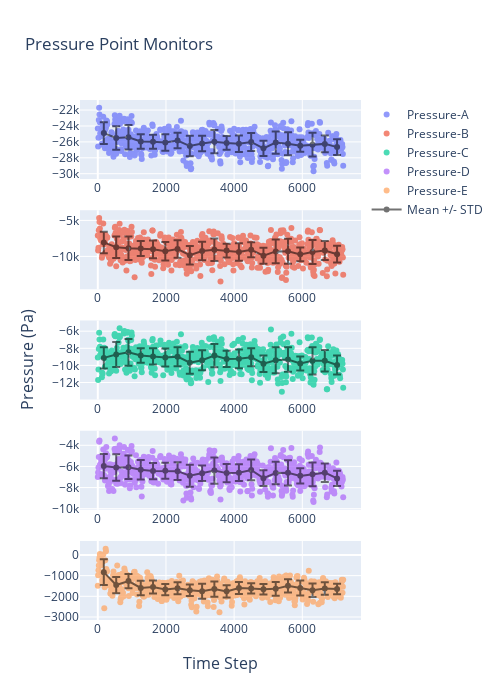

The notebook cell this image was saved under:
### Code cell
color10_16 = ['#636EFA', '#EF553B', '#00CC96', '#AB63FA', '#FFA15A', '#19D3F3', '#FF6692', '#B6E880', '#FF97FF',
              '#FECB52']
fig = make_subplots(
    rows=5,
    cols=1,
    shared_xaxes=False,
    x_title="Time Step",
    y_title="Pressure (Pa)")
# subplot_titles=("Point A", "Quadrant 2"))

fig.add_trace(go.Scatter(x=residual_df['Time_Step'],
                         y=residual_df['point-pressure-a'],
                         mode='markers',
                         opacity=scatter_opacity,
                         name='Pressure-A',
                         line=dict(color=color10_16[0])),
              row=1, col=1)
fig.add_trace(go.Scatter(x=bin_df['bin_centres'],
                         y=bin_df['point-pressure-a_bin_mean'],
                         mode='markers+lines',
                         name='Mean +/- STD',
                         line=dict(color='black'),
                         opacity=.55,
                         error_y_array=bin_df['point-pressure-a_std'],
                         showlegend=False),
              row=1, col=1)

fig.add_trace(go.Scatter(x=residual_df['Time_Step'],
                         y=residual_df['point-pressure-b'],
                         mode='markers',
                         opacity=scatter_opacity,
                         name='Pressure-B',
                         line=dict(color=color10_16[1])),
              row=2, col=1)
fig.add_trace(go.Scatter(x=bin_df['bin_centres'],
                         y=bin_df['point-pressure-b_bin_mean'],
                         mode='markers+lines',
                         name='Mean +/- STD',
                         line=dict(color='black'),
                         opacity=.55,
                         error_y_array=bin_df['point-pressure-b_std'],
                         showlegend=False),
              row=2, col=1)

fig.add_trace(go.Scatter(x=residual_df['Time_Step'],
                         y=residual_df['point-pressure-c'],
                         mode='markers',
                         opacity=scatter_opacity,
                         name='Pressure-C',
                         line=dict(color=color10_16[2]),
                         showlegend=True),
              row=3, col=1)
fig.add_trace(go.Scatter(x=bin_df['bin_centres'],
                         y=bin_df['point-pressure-c_bin_mean'],
                         mode='markers+lines',
                         name='Mean +/- STD',
                         line=dict(color='black'),
                         opacity=.55,
                         error_y_array=bin_df['point-pressure-c_std'],
                         showlegend=False),
              row=3, col=1)

fig.add_trace(go.Scatter(x=residual_df['Time_Step'],
                         y=residual_df['point-pressure-d'],
                         mode='markers',
                         opacity=scatter_opacity,
                         name='Pressure-D',
                         line=dict(color=color10_16[3]),
                         showlegend=True),
              row=4, col=1)
fig.add_trace(go.Scatter(x=bin_df['bin_centres'],
                         y=bin_df['point-pressure-d_bin_mean'],
                         mode='markers+lines',
                         name='Mean +/- STD',
                         line=dict(color='black'),
                         opacity=.55,
                         error_y_array=bin_df['point-pressure-d_std'],
                         showlegend=False),
              row=4, col=1)

fig.add_trace(go.Scatter(x=residual_df['Time_Step'],
                         y=residual_df['point-pressure-e'],
                         mode='markers',
                         opacity=scatter_opacity,
                         name='Pressure-E',
                         line=dict(color=color10_16[4]),
                         showlegend=True),
              row=5, col=1)
fig.add_trace(go.Scatter(x=bin_df['bin_centres'],
                         y=bin_df['point-pressure-e_bin_mean'],
                         mode='markers+lines',
                         name='Mean +/- STD',
                         line=dict(color='black'),
                         opacity=.55,
                         error_y_array=bin_df['point-pressure-e_std'],
                         showlegend=True),
              row=5, col=1)

fig.update_layout(height=700, width=500,
                  title_text="Pressure Point Monitors")

fig.show()

### Figure 1 — Plotly figure (JSON) as saved in the notebook; plotly's stock layout.template omitted (floating-point values rounded to 4 significant figures; data arrays with more than 128 entries replaced by an {"elided": "..."} marker saying what was removed)
{"data": [{"line": {"color": "#636EFA"}, "mode": "markers", "name": "Pressure-A", "opacity": 0.7, "type": "scatter", "x": {"elided": "721 int values"}, "xaxis": "x", "y": {"elided": "721 float values"}, "yaxis": "y"}, {"error_y": {"array": [1369.0, 1466.0, 1532.0, 901.9, 882.5, 1034.0, 976.0, 1289.0, 974.1, 1457.0, 864.9, 1049.0, 1137.0, 952.5, 1393.0, 1441.0, 760.4, 1491.0, 1052.0, 979.7]}, "line": {"color": "black"}, "mode": "markers+lines", "name": "Mean +/- STD", "opacity": 0.55, "showlegend": false, "type": "scatter", "x": [176.4, 540.0, 900.0, 1260.0, 1620.0, 1980.0, 2340.0, 2700.0, 3060.0, 3420.0, 3780.0, 4140.0, 4500.0, 4860.0, 5220.0, 5580.0, 5940.0, 6300.0, 6660.0, 7020.0], "xaxis": "x", "y": [-24890.0, -25520.0, -25420.0, -25960.0, -25980.0, -26080.0, -25830.0, -26530.0, -26220.0, -25970.0, -26130.0, -26240.0, -26010.0, -26820.0, -26090.0, -26230.0, -26490.0, -26340.0, -26250.0, -26660.0], "yaxis": "y"}, {"line": {"color": "#EF553B"}, "mode": "markers", "name": "Pressure-B", "opacity": 0.7, "type": "scatter", "x": {"elided": "721 int values"}, "xaxis": "x2", "y": {"elided": "721 float values"}, "yaxis": "y2"}, {"error_y": {"array": [1499.0, 1504.0, 1630.0, 1056.0, 1239.0, 1287.0, 1220.0, 1300.0, 1288.0, 1574.0, 966.7, 1214.0, 1045.0, 1112.0, 1648.0, 1740.0, 962.6, 1664.0, 1306.0, 1158.0]}, "line": {"color": "black"}, "mode": "markers+lines", "name": "Mean +/- STD", "opacity": 0.55, "showlegend": false, "type": "scatter", "x": [176.4, 540.0, 900.0, 1260.0, 1620.0, 1980.0, 2340.0, 2700.0, 3060.0, 3420.0, 3780.0, 4140.0, 4500.0, 4860.0, 5220.0, 5580.0, 5940.0, 6300.0, 6660.0, 7020.0], "xaxis": "x2", "y": [-8062.0, -8736.0, -8856.0, -8900.0, -9020.0, -9274.0, -8975.0, -9840.0, -9256.0, -9078.0, -9199.0, -9395.0, -9082.0, -9909.0, -9304.0, -9274.0, -9718.0, -9394.0, -9182.0, -9694.0], "yaxis": "y2"}, {"line": {"color": "#00CC96"}, "mode": "markers", "name": "Pressure-C", "opacity": 0.7, "showlegend": true, "type": "scatter", "x": {"elided": "721 int values"}, "xaxis": "x3", "y": {"elided": "721 float values"}, "yaxis": "y3"}, {"error_y": {"array": [1256.0, 1461.0, 1566.0, 850.3, 955.4, 1052.0, 1109.0, 1292.0, 1173.0, 1354.0, 960.2, 1092.0, 1055.0, 970.9, 1513.0, 1431.0, 821.0, 1595.0, 1254.0, 1103.0]}, "line": {"color": "black"}, "mode": "markers+lines", "name": "Mean +/- STD", "opacity": 0.55, "showlegend": false, "type": "scatter", "x": [176.4, 540.0, 900.0, 1260.0, 1620.0, 1980.0, 2340.0, 2700.0, 3060.0, 3420.0, 3780.0, 4140.0, 4500.0, 4860.0, 5220.0, 5580.0, 5940.0, 6300.0, 6660.0, 7020.0], "xaxis": "x3", "y": [-9119.0, -8718.0, -8475.0, -8851.0, -8951.0, -9084.0, -8974.0, -9688.0, -9398.0, -8847.0, -9238.0, -9227.0, -9035.0, -9801.0, -9401.0, -9308.0, -9778.0, -9460.0, -9450.0, -9954.0], "yaxis": "y3"}, {"line": {"color": "#AB63FA"}, "mode": "markers", "name": "Pressure-D", "opacity": 0.7, "showlegend": true, "type": "scatter", "x": {"elided": "721 int values"}, "xaxis": "x4", "y": {"elided": "721 float values"}, "yaxis": "y4"}, {"error_y": {"array": [1154.0, 1250.0, 1115.0, 918.2, 766.6, 762.7, 846.0, 1043.0, 733.8, 1240.0, 855.5, 783.9, 980.0, 746.8, 1059.0, 1197.0, 730.7, 1133.0, 875.8, 723.3]}, "line": {"color": "black"}, "mode": "markers+lines", "name": "Mean +/- STD", "opacity": 0.55, "showlegend": false, "type": "scatter", "x": [176.4, 540.0, 900.0, 1260.0, 1620.0, 1980.0, 2340.0, 2700.0, 3060.0, 3420.0, 3780.0, 4140.0, 4500.0, 4860.0, 5220.0, 5580.0, 5940.0, 6300.0, 6660.0, 7020.0], "xaxis": "x4", "y": [-5966.0, -6094.0, -6070.0, -6310.0, -6441.0, -6414.0, -6448.0, -6872.0, -6655.0, -6393.0, -6632.0, -6589.0, -6332.0, -7107.0, -6628.0, -6609.0, -6893.0, -6751.0, -6588.0, -7135.0], "yaxis": "y4"}, {"line": {"color": "#FFA15A"}, "mode": "markers", "name": "Pressure-E", "opacity": 0.7, "showlegend": true, "type": "scatter", "x": {"elided": "721 int values"}, "xaxis": "x5", "y": {"elided": "721 float values"}, "yaxis": "y5"}, {"error_y": {"array": [621.9, 391.6, 345.3, 355.7, 316.5, 269.8, 292.8, 280.0, 360.2, 369.1, 292.4, 294.1, 247.8, 254.9, 328.0, 316.1, 365.4, 327.7, 305.5, 253.5]}, "line": {"color": "black"}, "mode": "markers+lines", "name": "Mean +/- STD", "opacity": 0.55, "showlegend": true, "type": "scatter", "x": [176.4, 540.0, 900.0, 1260.0, 1620.0, 1980.0, 2340.0, 2700.0, 3060.0, 3420.0, 3780.0, 4140.0, 4500.0, 4860.0, 5220.0, 5580.0, 5940.0, 6300.0, 6660.0, 7020.0], "xaxis": "x5", "y": [-831.7, -1455.0, -1261.0, -1598.0, -1551.0, -1675.0, -1610.0, -1705.0, -1752.0, -1647.0, -1761.0, -1597.0, -1617.0, -1654.0, -1640.0, -1494.0, -1601.0, -1710.0, -1624.0, -1646.0], "yaxis": "y5"}], "layout": {"annotations": [{"font": {"size": 16}, "showarrow": false, "text": "Time Step", "x": 0.5, "xanchor": "center", "xref": "paper", "y": 0, "yanchor": "top", "yref": "paper", "yshift": -30}, {"font": {"size": 16}, "showarrow": false, "text": "Pressure (Pa)", "textangle": -90, "x": 0, "xanchor": "right", "xref": "paper", "xshift": -40, "y": 0.5, "yanchor": "middle", "yref": "paper"}], "height": 700, "title": {"text": "Pressure Point Monitors"}, "width": 500, "xaxis": {"anchor": "y", "domain": [0.0, 1.0]}, "xaxis2": {"anchor": "y2", "domain": [0.0, 1.0]}, "xaxis3": {"anchor": "y3", "domain": [0.0, 1.0]}, "xaxis4": {"anchor": "y4", "domain": [0.0, 1.0]}, "xaxis5": {"anchor": "y5", "domain": [0.0, 1.0]}, "yaxis": {"anchor": "x", "domain": [0.848, 1.0]}, "yaxis2": {"anchor": "x2", "domain": [0.636, 0.788]}, "yaxis3": {"anchor": "x3", "domain": [0.424, 0.576]}, "yaxis4": {"anchor": "x4", "domain": [0.212, 0.364]}, "yaxis5": {"anchor": "x5", "domain": [0.0, 0.152]}}}
